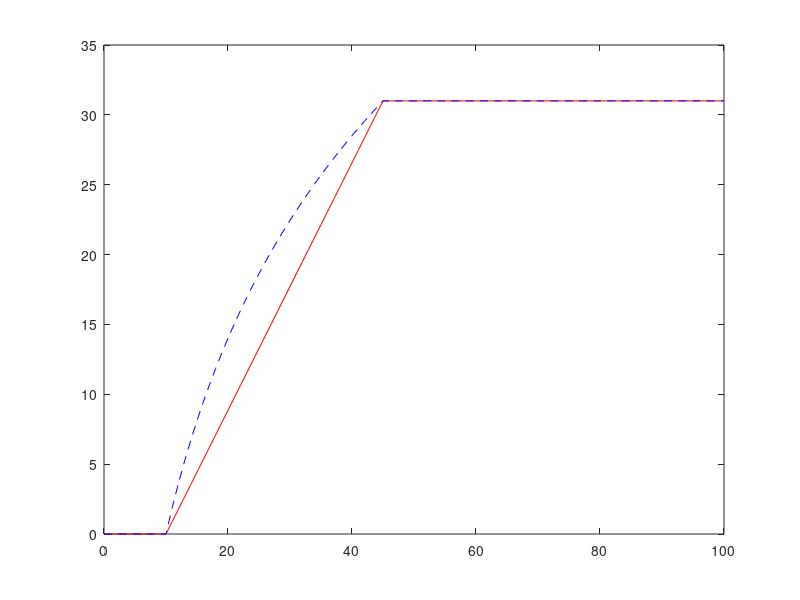

MATLAB code for this plot:
## -*- octave -*-

highC=45;lowC=10;

q=(0:100);

collin=zeros(size(q));
collog=zeros(size(q));

for i=1:max(size(q))
  if (q(i)<lowC)
    qq=lowC; 
  elseif (q(i)>=highC)
    qq=highC;
  else 
    qq=q(i);
  end
  collin(i) = ((31*(qq-lowC))/(highC-lowC));
  collog(i) = ((31*(log10(qq+1.)-log10(lowC+1.0)))
               /(log10(highC+1.0)-log10(lowC+1.0)));
end

plot(q,collin,"r-",q,collog,"b--")
[min(collin),max(collin)]
[min(collog),max(collog)]